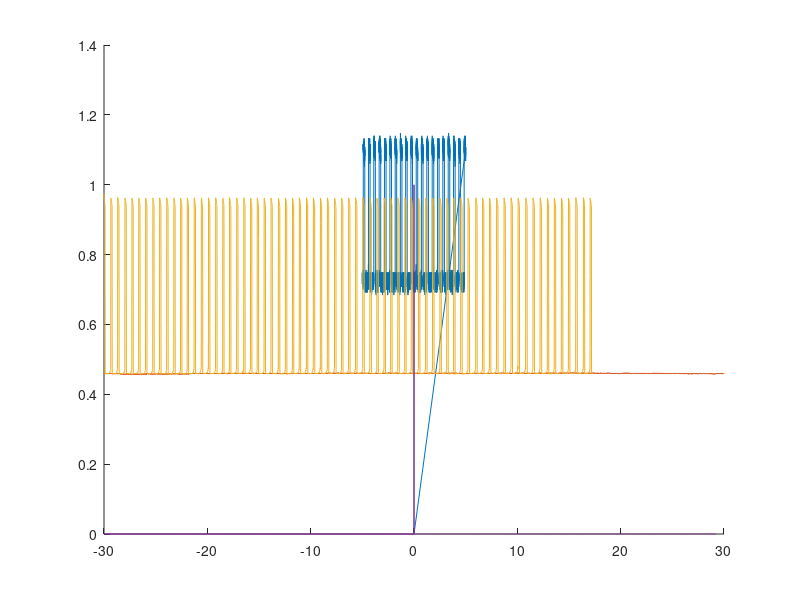

Source code (MATLAB):

clc;
clear;

hold on;

############

M = dlmread("./data/ex1/tek0001ALL.csv");

x = M(:, 1);
y = M(:, 2);

len = size(x)(1);
mid = floor(len / 2);

plot(x, y);

############

M = dlmread("./data/ex2/tek0001ALL.csv");

x = M(:, 1);
y = M(:, 2);

# plot(x, y);

############

M = dlmread("./data/neuron_recordings/neuron_spike_Iin_0.001nA.csv");

x = M(:, 1);
y = M(:, 2);

# plot(x, y);

############

M = dlmread("./data/neuron_recordings/neuron_spike_Iin_0.01nA.csv");

x = M(:, 1);
y = M(:, 2);

plot(x, y);

############

M = dlmread("./data/neuron_recordings/neuron_spike_Iin_0.1nA.csv");

x = M(:, 1);
y = M(:, 2);

# plot(x, y);

############

M = dlmread("./data/neuron_recordings/neuron_spike.csv");

x = M(:, 1);
y = M(:, 2);

# plot(x, y);

############

M = dlmread("./data/neuron_recordings/neuron_spike_Iin_1n.csv");

x = M(:, 1);
y = M(:, 2);

plot(x, y);

############

M = dlmread("./data/neuron_recordings/neuron_spike_Iin_10nA.csv");

x = M(:, 1);
y = M(:, 2);

# plot(x, y);

############

M = dlmread("./data/neuron_recordings/neuron_spike_Iin_18nA.csv");

x = M(:, 1);
y = M(:, 2);

# plot(x, y);

############

M = dlmread("./data/neuron_recordings/neuron_spike_Iin_50nA.csv");

x = M(:, 1);
y = M(:, 2);

plot(x, y);

############
